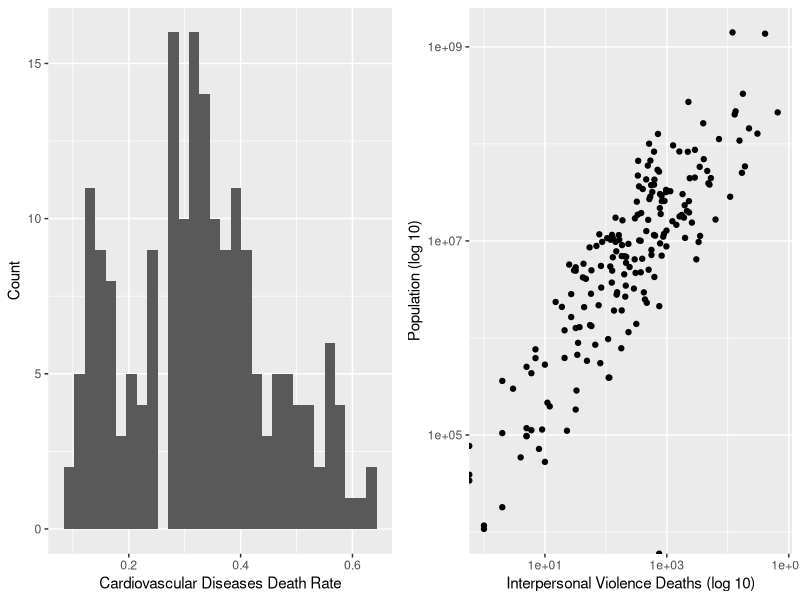
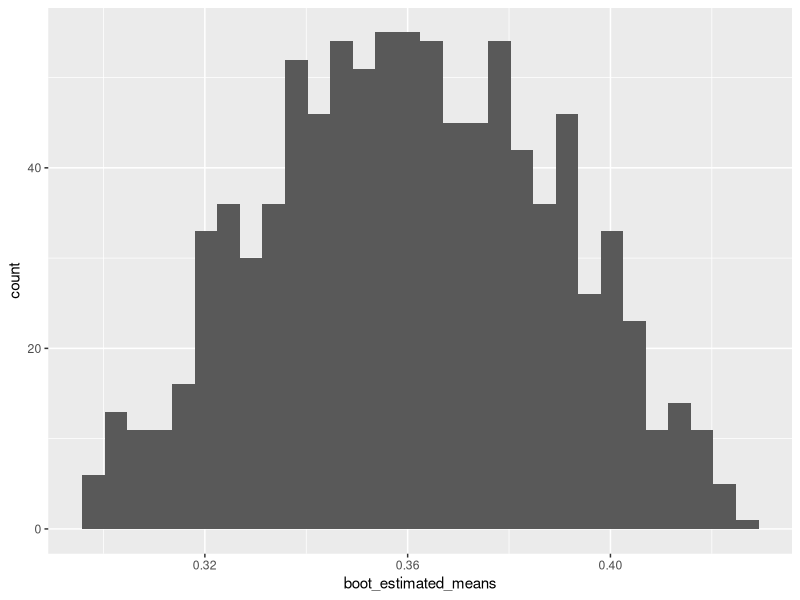
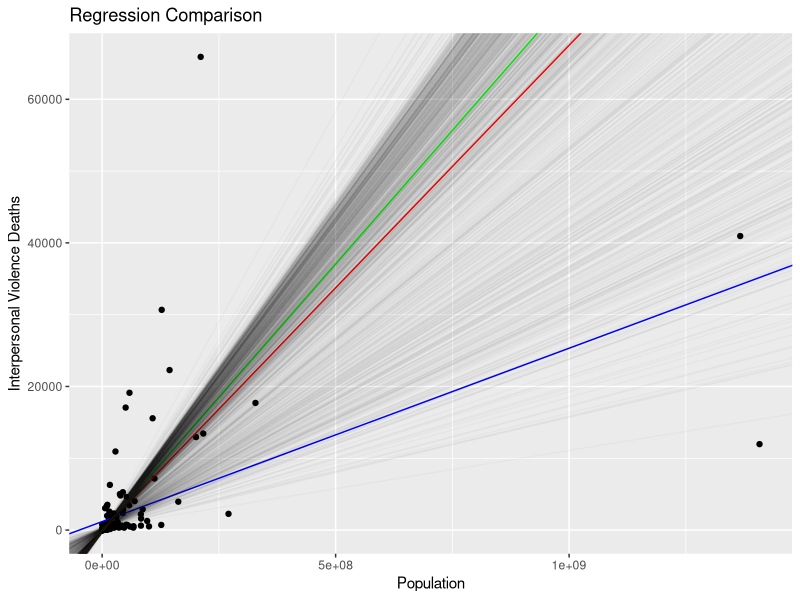
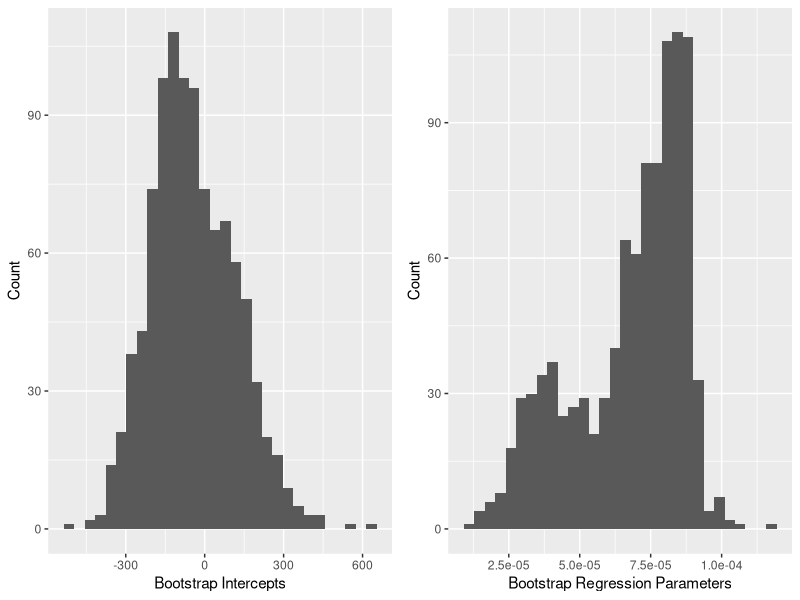

Reproduce these figures in R, in order.
## ---- chunk 1
knitr::opts_chunk$set(echo = TRUE, warning=FALSE, message=FALSE)
library(tidyverse)
library(knitr)
library(gridExtra)
## ---- chunk 2
# Import the data
bootstrapping_data_cleaned = read.csv('bootstrapping_data_cleaned.csv', 
                                      stringsAsFactors = TRUE)
## ---- chunk 3
# Create the total number of reported deaths column
bootstrapping_data_cleaned$Number_Of_Deaths <- 
  rowSums(bootstrapping_data_cleaned[,(5:35)])

# Filter down the data to just include 2019 and just the columns needed
boot_data = 
  bootstrapping_data_cleaned[bootstrapping_data_cleaned$Year == '2019', 
                             c('Entity', 'Population', 'Number_Of_Deaths',
                               'Deaths_CardiovascularDiseases',
                               'Deaths_InterpersonalViolence')]

# Create the cardiovascular diseases rate column
boot_data$Deaths_CardiovascularDiseasesRate <- 
  boot_data$Deaths_CardiovascularDiseases / boot_data$Number_Of_Deaths
## ---- chunk 4
# Find cardiovascular disease death rate statistics
boot_means <- boot_data %>% summarize(mean_cardiovasculardiseasesrate = 
                                        mean(Deaths_CardiovascularDiseasesRate),
                                      sd_cardiovasculardiseasesrate = 
                                        sd(Deaths_CardiovascularDiseasesRate))
## ---- chunk 5
# Create a histogram of the cardiovascular diseases death rate
cardioHistogram <- ggplot(boot_data, 
                          aes(x = Deaths_CardiovascularDiseasesRate)) +
                   xlab('Cardiovascular Diseases Death Rate') +
                   ylab('Count') +
                   geom_histogram()

# Create a histogram of the interpersonal violence death rate
violenceHistogram <- ggplot(boot_data, 
                            aes(x = Deaths_InterpersonalViolence, 
                                y = Population)) +
                     scale_x_log10() +
                     scale_y_log10() +
                     xlab('Interpersonal Violence Deaths (log 10)') +
                     ylab('Population (log 10)') +
                     geom_point() 

# Display plots side by side
grid.arrange(cardioHistogram, violenceHistogram, ncol = 2)
## ---- chunk 6
# Create the initial sample
boot_initial_sample <- sample(1:nrow(boot_data), 20, replace = FALSE)
## ---- chunk 7
# Create vectors to store new sample means and standard deviations
boot_estimated_means <- rep()
boot_estimated_sds <- rep()
# Create 1,000 new samples and save the means and standard deviations
for (x in 1:1000) {
  boot_new_sample <- sample(boot_initial_sample, 20, replace = TRUE)
  boot_estimated_means <- append(boot_estimated_means,
                                 pull(
                                   summarize(
                                     boot_data[boot_new_sample,], 
                                     mean(Deaths_CardiovascularDiseasesRate))))
  boot_estimated_sds <- append(boot_estimated_sds, 
                               pull(
                                 summarize(
                                   boot_data[boot_new_sample,], 
                                   sd(Deaths_CardiovascularDiseasesRate))))
}
## ---- chunk 8
# Display some estimated means
head(boot_estimated_means)

# Display some estimated standard deviations
head(boot_estimated_sds)
## ---- chunk 9
# Sort the estimated means from smallest to largest
boot_estimated_means <- sort(boot_estimated_means)
# Sort the estimated standard deviations from smallest to largest
boot_estimated_sds <- sort(boot_estimated_sds)
# Trim the top and bottom 2.5%
start = length(boot_estimated_means) * 0.025
end = length(boot_estimated_means) * 0.975
boot_estimated_means <- boot_estimated_means[start:end]
boot_estimated_sds <- boot_estimated_sds[start:end]
## ---- chunk 10
# Display a histogram of the estimated means from the Bootstrap samples
ggplot() +
geom_histogram(aes(boot_estimated_means))
## ---- chunk 11
# Create vectors to store new intercepts and regression parameters
boot_estimated_intercepts <- rep()
boot_estimated_regressionparameters <- rep()
# Create 1,000 new samples and save the means and standard deviations
for (x in 1:1000) {
  boot_new_reg_sample <- sample(boot_initial_sample, 20, replace = TRUE)
  boot_new_lm <- lm(Deaths_InterpersonalViolence ~ Population,
                    boot_data[boot_new_reg_sample,])
  boot_estimated_intercepts <- append(boot_estimated_intercepts, 
                                      boot_new_lm$coefficients[1])
  boot_estimated_regressionparameters <- 
    append(boot_estimated_regressionparameters, 
           boot_new_lm$coefficients[2])
}
## ---- chunk 12
# Create population model
pop_lm <- lm(Deaths_InterpersonalViolence ~ Population, boot_data)
# Create initial sample model
sample_lm <- lm(Deaths_InterpersonalViolence ~ Population, 
                boot_data[boot_initial_sample,])
# Find Bootstrapping average values
boot_lm_intercept <- mean(boot_estimated_intercepts) 
boot_lm_x1 <- mean(boot_estimated_regressionparameters)
## ---- chunk 13
# Plot the data, population model, sample model, and final Bootstrap model 
# (average of all models)
final_plot <- ggplot(aes(x = Population, y = Deaths_InterpersonalViolence), 
                     data = boot_data) +
              geom_point() +
              geom_abline(intercept = coef(pop_lm)[1], 
                          slope = coef(pop_lm)[2], 
                          color= 'blue') +
              geom_abline(intercept = coef(sample_lm)[1], 
                          slope = coef(sample_lm)[2], 
                          color = 'green') +
              geom_abline(intercept = mean(boot_estimated_intercepts), 
                          slope = mean(boot_estimated_regressionparameters), 
                          color = 'red') +
              xlab('Population') + 
              ylab('Interpersonal Violence Deaths') +
              ggtitle('Regression Comparison') +
              labs(color = "Model")
# Add all Bootstrap models
for (x in 1:length(boot_estimated_intercepts)) {
  final_plot <- final_plot + 
                geom_abline(intercept = boot_estimated_intercepts[x], 
                            slope = boot_estimated_regressionparameters[x], 
                            alpha = 0.025)
}
# Display final plot
final_plot
## ---- chunk 14
# Create a histogram of the intercepts found from the Bootstrap method
interceptHistogram <- ggplot() + 
                      aes(boot_estimated_intercepts) +
                      geom_histogram() +
                      ylab("Count") +
                      xlab("Bootstrap Intercepts")

# Create a histogram of the regression parameter found from the Bootstrap 
# method
parameterHistogram <- ggplot() + 
                      aes(boot_estimated_regressionparameters) +
                      geom_histogram() +
                      ylab("Count") +
                      xlab("Bootstrap Regression Parameters")

# Display plots side by side
grid.arrange(interceptHistogram, parameterHistogram, ncol = 2)
